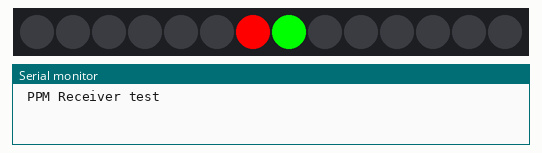
The sketch below on a simulated Arduino Uno, built with avr-gcc and run on an emulated ATmega328P. Shown: 14 RGB LEDs in strip order, left to right, the last lines printed to the serial monitor.

Above: at 0.05 s.
At 4.63 s:
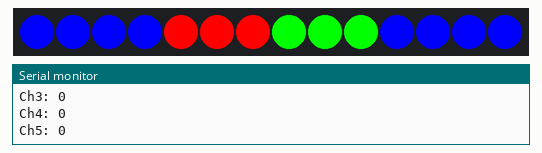
At 9.42 s:
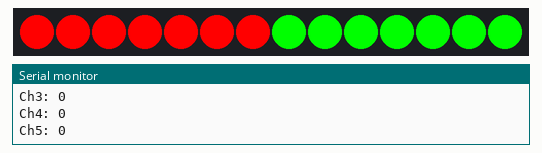
At 19.76 s:
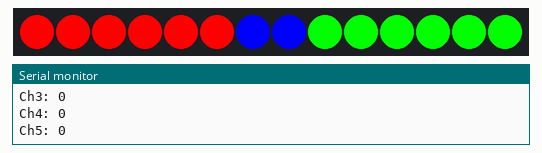
At 29.59 s:
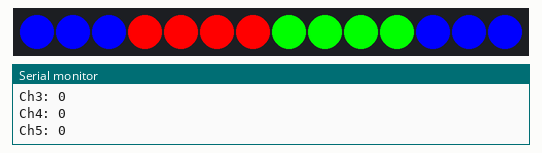
At 39.4 s:
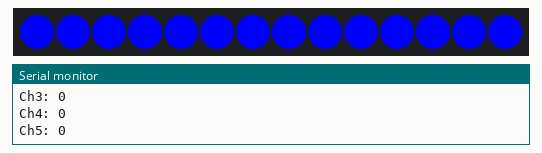

The sketch:

RC-Lights_2.ino
```cpp
// about: PPM to light 2
#include <Adafruit_NeoPixel.h>

/*
 * Test code for reading a 6-channel rc receiver
 *
 * \note The Teensy 3.1 supports 5V input signals and can be plugged
 *       directly into a receiver.
 */

/**
 * pins correspond to the digital IO pins. Change these values if your
 * setup is different.
 */
int totalLEDs = 14;
Adafruit_NeoPixel strip = Adafruit_NeoPixel(totalLEDs, 2, NEO_GRB + NEO_KHZ800);

#define NUM_CHANNELS 6
#define CH0 3
#define CH1 4
#define CH2 5
#define CH3 6
#define CH4 7
#define CH5 8

/**
 * global array of channels for iterating much more conveniently.
 * Do not change.
 */
const uint8_t rcChannels[] = {CH0, CH1, CH2, CH3, CH4, CH5};

/**
 * \brief globals relevant to capturing the channel times
 * \note values are modified withing an ISR and must be volatile.
 */
struct rxVals
{
  unsigned long channelTimes[5];

  unsigned long startTime;
  unsigned int currChannel;
  unsigned int channelIndex;
} volatile myRX_Vals;

/// Prototypes:
// void startTime();
// void stopTime();
// void prettyPrintChannel(unsigned int channel);
// void setup();
// void loop();

void setup()
{
  setupIO();
  strip.begin();
  strip.show(); // Initialize all pixels to 'off'

  Serial.begin(115200); // baud rate is irrelevant for Teensy

  for (unsigned int i = 0; i < NUM_CHANNELS; ++i)
    attachInterrupt(rcChannels[i], startTime, RISING);

  Serial.println(" PPM Receiver test");
}

/**
 * \brief prints the raw channel data microsecond count
 */
void loop()
{

  // switch ch2

  long rcswitch = myRX_Vals.channelTimes[2];
  int kctime = 10;

  if (rcswitch < 1500)
  {

    toSides(strip.Color(0, 255, 0), strip.Color(255, 0, 0), 100);
  }
  else
  {
    colorWipe(strip.Color(0, 255, 0), kctime); // green
    colorWipe(strip.Color(0, 0, 0), kctime);   // off
  }

  delay(50);

  Serial.println("PPM Values");
  for (int i = 0; i < NUM_CHANNELS; ++i)
  {
    Serial.print("Ch");
    Serial.print(i);
    Serial.print(": ");
    Serial.println(myRX_Vals.channelTimes[i]);
    prettyPrintChannel(i);
    Serial.println();
  }
  Serial.println();
}
void setupIO()
{
  pinMode(CH0, INPUT);
  pinMode(CH1, INPUT);
  pinMode(CH2, INPUT);
  pinMode(CH3, INPUT);
  pinMode(CH4, INPUT);
  pinMode(CH5, INPUT);
}

/**
 * \brief callback fn for evaluating receiver. Starts the timer and
 *        attaches a falling-edge interrupt to the channel that
 *        triggered this interrupt.
 */
void startTime()
{
  myRX_Vals.startTime = micros();
  /// Find out which pin triggered the interrupt and set it to trigger
  /// on the next falling edge
  for (unsigned int i = 0; i < NUM_CHANNELS; ++i)
  {
    boolean val = digitalRead(rcChannels[i]);
    if (val)
    {
      attachInterrupt(rcChannels[i], stopTime, FALLING);
      myRX_Vals.currChannel = rcChannels[i];
      myRX_Vals.channelIndex = i;
      break;
    }
    /// else.. this shouldn't happen.
  }
}

/**
 * \brief callback fn that logs the microsecond count of a channel and
 *        reattaches the rising-edge interrupt for that channel.
 */
void stopTime()
{
  myRX_Vals.channelTimes[myRX_Vals.channelIndex] = micros() -
                                                   myRX_Vals.startTime;
  attachInterrupt(myRX_Vals.currChannel, startTime, RISING);
}

/*
 * \brief prints bars proportional to the raw microsecond count of
 *        a channel.
 */
void prettyPrintChannel(unsigned int myChannel)
{
  unsigned int numEquals;
  if (myRX_Vals.channelTimes[myChannel] < 3000)
    numEquals = myRX_Vals.channelTimes[myChannel] / 100;
  else
  {
    Serial.print("x");
    return;
  }
  for (unsigned int i = 0; i < numEquals; ++i)
    Serial.print("=");
}

// LED
void setPixel(int number, uint32_t c)
{
  if (number < strip.numPixels())
  {
    strip.setPixelColor(number, c);
    strip.show();
  }
}

// Fill the dots one after the other with a color
void colorWipe(uint32_t c, uint8_t wait)
{
  for (uint16_t i = 0; i < strip.numPixels(); i++)
  {
    strip.setPixelColor(i, c);
    strip.show();
    delay(wait);
  }
}

void toSides(uint32_t left, uint32_t right, uint8_t wait)
{

  // totalLEDs

  uint16_t mid = strip.numPixels() / 2;
  for (uint16_t i = mid; i < strip.numPixels(); i++)
  {
    strip.setPixelColor(i, left);
    strip.setPixelColor(mid - 1 - (i - mid), right);
    strip.show();
    delay(wait);
  }

  for (uint16_t i = mid; i < strip.numPixels(); i++)
  {
    strip.setPixelColor(i, strip.Color(0, 0, 255));
    strip.setPixelColor(mid - 1 - (i - mid), strip.Color(0, 0, 255));
    strip.show();
    delay(wait);
  }
}
```
